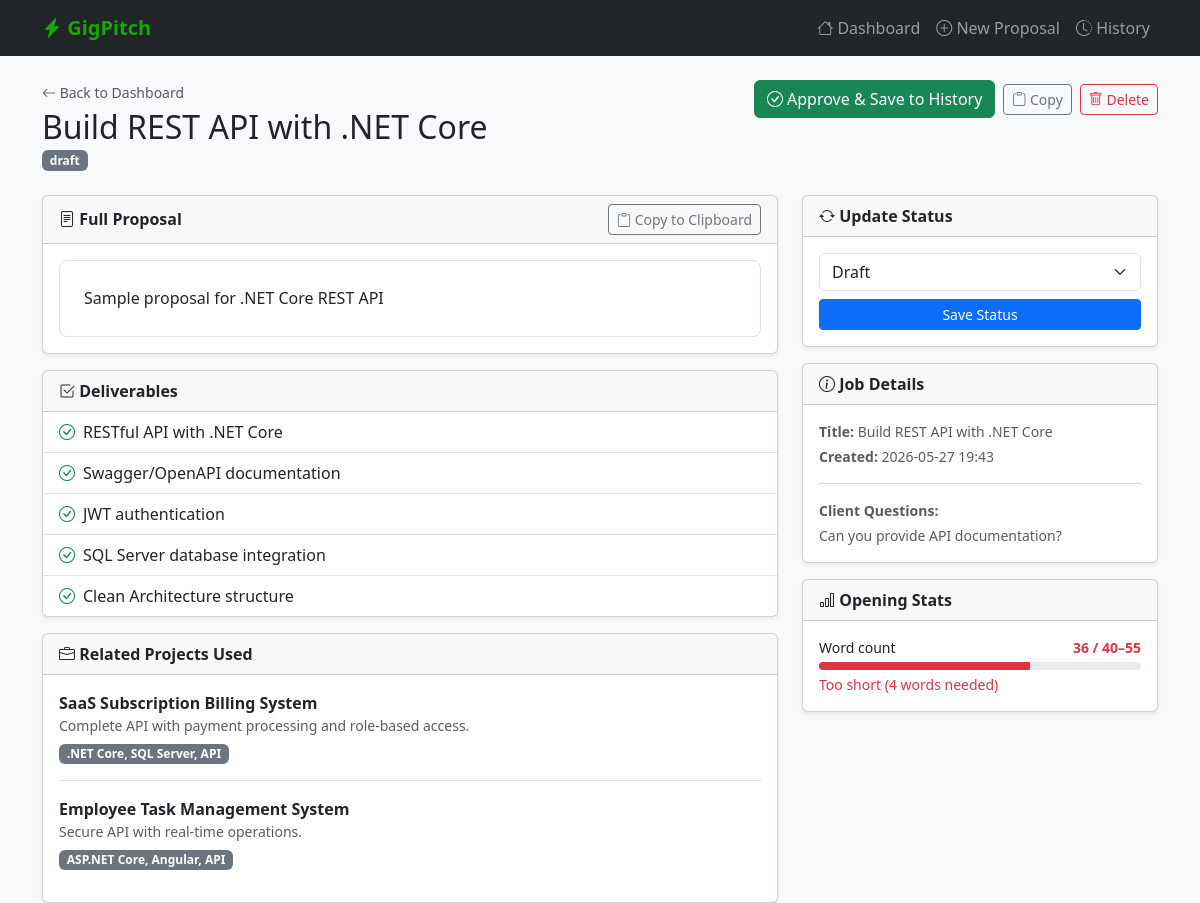
The page /proposal/3 on the database its author committed.
### tables this page shows
CREATE TABLE proposals (
                id INTEGER PRIMARY KEY AUTOINCREMENT,
                user_id INTEGER NOT NULL,
                job_title TEXT NOT NULL,
                job_description TEXT NOT NULL,
                client_questions TEXT,
                opening TEXT NOT NULL,
                introduction TEXT NOT NULL,
                deliverables TEXT NOT NULL,
                related_projects TEXT NOT NULL,
                cta TEXT NOT NULL,
                loom_url TEXT,
                full_text TEXT NOT NULL,
                status TEXT NOT NULL DEFAULT 'draft',
                created_at DATETIME DEFAULT CURRENT_TIMESTAMP,
                updated_at DATETIME DEFAULT CURRENT_TIMESTAMP,
                FOREIGN KEY (user_id) REFERENCES users(id)
            );

### app.py (the view)
@app.route("/proposal/<int:proposal_id>")
def view_proposal(proposal_id):
    proposal = get_proposal(proposal_id)
    if not proposal:
        flash("Proposal not found.", "danger")
        return redirect(url_for("index"))
    return render_template("proposal.html", proposal=proposal)

### database/db.py (called while the page is built)
def get_db():
    conn = sqlite3.connect(DB_PATH)
    conn.row_factory = sqlite3.Row
    conn.execute("PRAGMA foreign_keys = ON")
    return conn

### proposals/proposal_builder.py (called while the page is built)
def get_proposal(proposal_id: int) -> Optional[dict]:
    conn = get_db()
    try:
        row = conn.execute("SELECT * FROM proposals WHERE id = ?", (proposal_id,)).fetchone()
        if not row:
            return None
        data = dict(row)
        data["deliverables"] = json.loads(data.get("deliverables", "[]"))
        data["related_projects"] = json.loads(data.get("related_projects", "[]"))
        return data
    finally:
        conn.close()

### templates/proposal.html (shortened to what this page needs)
{% extends "base.html" %}
{% block content %}
<div class="d-flex justify-content-between align-items-start mb-4 flex-wrap gap-2">
    <div>
        <a href="{{ url_for('index') }}" class="text-decoration-none text-muted small">
            <i class="bi bi-arrow-left"></i> Back to Dashboard
        </a>
        <h2 class="mt-1 mb-0">{{ proposal.job_title }}</h2>
        <span class="badge status-{{ proposal.status }} text-white mt-1">{{ proposal.status }}</span>
    </div>
    <div class="d-flex gap-2 flex-wrap align-items-center">
        {% if proposal.status != 'approved' %}
        <form method="POST" action="{{ url_for('approve', proposal_id=proposal.id) }}">
            <button type="submit" class="btn btn-success">
                <i class="bi bi-check-circle"></i> Approve & Save to History
            </button>
        </form>
        {% else %}
        <span class="badge bg-success fs-6 px-3 py-2">
            <i class="bi bi-check-circle"></i> Approved
        </span>
        {% endif %}
        <button class="btn btn-outline-secondary btn-sm copy-btn" onclick="copyProposal()">
            <i class="bi bi-clipboard"></i> Copy
        </button>
        <form method="POST" action="{{ url_for('delete', proposal_id=proposal.id) }}"
              onsubmit="return confirm('Delete this proposal?')">
            <button type="submit" class="btn btn-outline-danger btn-sm">
                <i class="bi bi-trash"></i> Delete
            </button>
        </form>
    </div>
</div>
<div class="row g-4">
    <div class="col-lg-8">
        <div class="card shadow-sm">
            <div class="card-header d-flex justify-content-between align-items-center">
                <span class="fw-semibold"><i class="bi bi-file-text"></i> Full Proposal</span>
                <button class="btn btn-sm btn-outline-secondary copy-btn" onclick="copyProposal()">
                    <i class="bi bi-clipboard"></i> Copy to Clipboard
                </button>
            </div>
            <div class="card-body p-0">
                <div class="full-text-box m-3" id="proposalText">{{ proposal.full_text }}</div>
            </div>
        </div>
        {% if proposal.deliverables %}
        <div class="card shadow-sm mt-3">
            <div class="card-header fw-semibold">
                <i class="bi bi-check2-square"></i> Deliverables
            </div>
            <ul class="list-group list-group-flush">
                {% for item in proposal.deliverables %}
                <li class="list-group-item">
                    <i class="bi bi-check-circle text-success me-2"></i>{{ item }}
                </li>
                {% endfor %}
            </ul>
        </div>
        {% endif %}
        {% if proposal.related_projects %}
        <div class="card shadow-sm mt-3">
            <div class="card-header fw-semibold">
                <i class="bi bi-briefcase"></i> Related Projects Used
            </div>
            <div class="card-body">
                {% for proj in proposal.related_projects %}
                <div class="mb-3 {% if not loop.last %}border-bottom pb-3{% endif %}">
                    <strong>{{ proj.name }}</strong>
                    <p class="text-muted small mb-1">{{ proj.summary }}</p>
                    <span class="badge bg-secondary">{{ proj.skills }}</span>
                </div>
                {% endfor %}
            </div>
        </div>
        {% endif %}
    </div>
    <div class="col-lg-4">
        <div class="card shadow-sm mb-3">
            <div class="card-header fw-semibold">
                <i class="bi bi-arrow-repeat"></i> Update Status
            </div>
            <div class="card-body">
                <form method="POST" action="{{ url_for('update_status', proposal_id=proposal.id) }}">
                    <div class="mb-2">
                        <select name="status" class="form-select">
                            {% for s in ['draft', 'ready', 'submitted', 'archived'] %}
                            <option value="{{ s }}" {% if proposal.status == s %}selected{% endif %}>
                                {{ s|capitalize }}
                            </option>
                            {% endfor %}
                        </select>
                    </div>
                    <button type="submit" class="btn btn-primary w-100 btn-sm">
                        Save Status
                    </button>
                </form>
            </div>
        </div>
        <div class="card shadow-sm mb-3">
            <div class="card-header fw-semibold">
                <i class="bi bi-info-circle"></i> Job Details
            </div>
            <div class="card-body small text-muted">
                <p class="mb-1"><strong>Title:</strong> {{ proposal.job_title }}</p>
                <p class="mb-1"><strong>Created:</strong> {{ proposal.created_at[:16] if proposal.created_at else 'N/A' }}</p>
                {% if proposal.client_questions %}
                <hr>
                <p class="mb-1"><strong>Client Questions:</strong></p>
                <p class="mb-0">{{ proposal.client_questions }}</p>
                {% endif %}
            </div>
        </div>
        <div class="card shadow-sm">
            <div class="card-header fw-semibold">
                <i class="bi bi-bar-chart"></i> Opening Stats
            </div>
            <div class="card-body">
                {% set word_count = proposal.opening.split()|length %}
                <div class="d-flex justify-content-between mb-1">
                    <small>Word count</small>
                    <small class="fw-bold {% if word_count >= 40 and word_count <= 55 %}text-success{% else %}text-danger{% endif %}">
                        {{ word_count }} / 40–55
                    </small>
                </div>
                <div class="progress" style="height: 8px;">
                    {% set pct = [(word_count / 55 * 100), 100]|min %}
                    <div class="progress-bar {% if word_count >= 40 and word_count <= 55 %}bg-success{% else %}bg-danger{% endif %}"
                         style="width: {{ pct }}%"></div>
                </div>
                {% if word_count < 40 %}
                <small class="text-danger mt-1 d-block">Too short ({{ 40 - word_count }} words needed)</small>
                {% elif word_count > 55 %}
                <small class="text-danger mt-1 d-block">Too long ({{ word_count - 55 }} words over)</small>
                {% else %}
                <small class="text-success mt-1 d-block"><i class="bi bi-check-circle"></i> Perfect length</small>
                {% endif %}
            </div>
        </div>
    </div>
</div>
{% endblock %}

### templates/base.html (style rules this page uses)
body { background-color: #f8f9fa; }
.status-draft { background-color: #6c757d; }
.full-text-box { white-space: pre-wrap; background: #fff; border: 1px solid #dee2e6; border-radius: 8px; padding: 1.5rem; font-family: inherit; line-height: 1.7; }
.copy-btn { cursor: pointer; }

### rows shown on the page
proposals: job_title "Build REST API with .NET Core", status "draft", full_text "Sample proposal for .NET Core REST API", status "Draft", created_at "2026-05-27 19:43", client_questions "Can you provide API documentation?"

### other values the page prints
{{ item }} "RESTful API with .NET Core" "Swagger/OpenAPI documentation" "JWT authentication" "SQL Server database integration" "Clean Architecture structure"
{{ proj.name }} "SaaS Subscription Billing System" "Employee Task Management System"
{{ proj.summary }} "Complete API with payment processing and role-based access." "Secure API with real-time operations."
{{ proj.skills }} ".NET Core, SQL Server, API" "ASP.NET Core, Angular, API"
{{ word_count }} "36"
{{ 40 - word_count }} "4"
